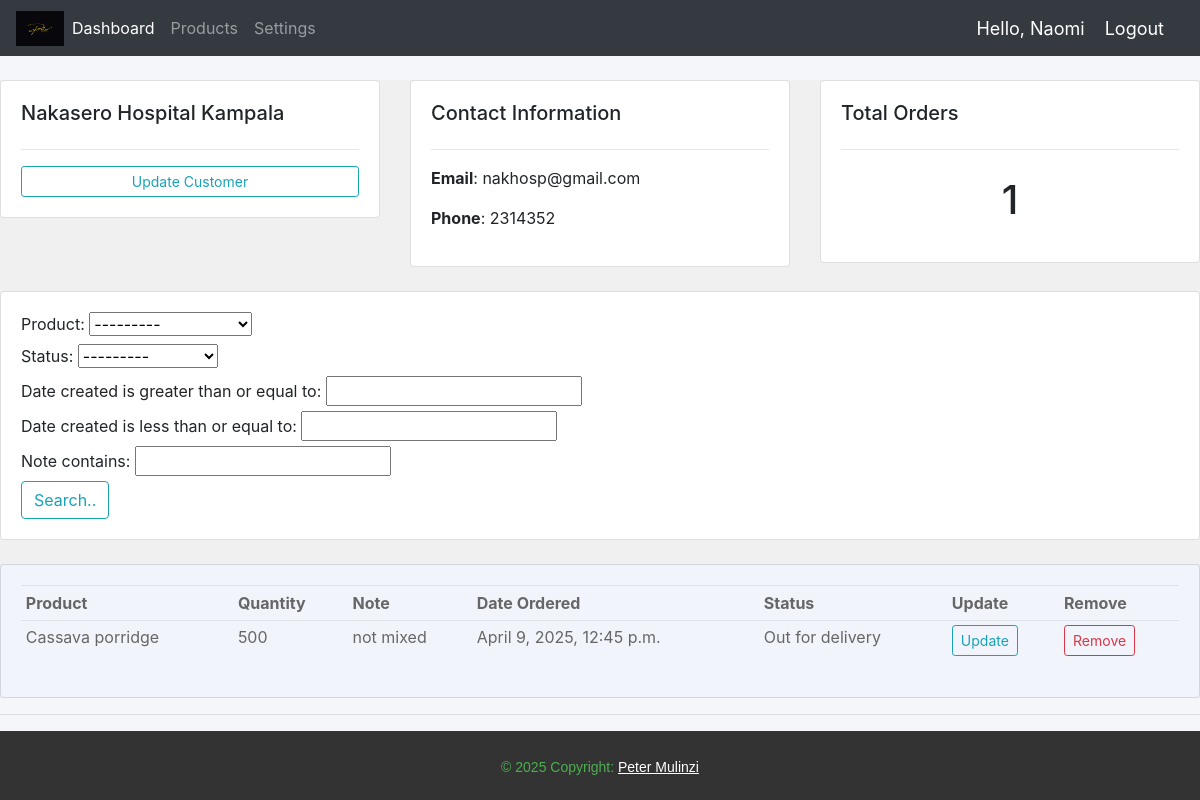
Before: /customers/4/ (signed in) with the older database file.
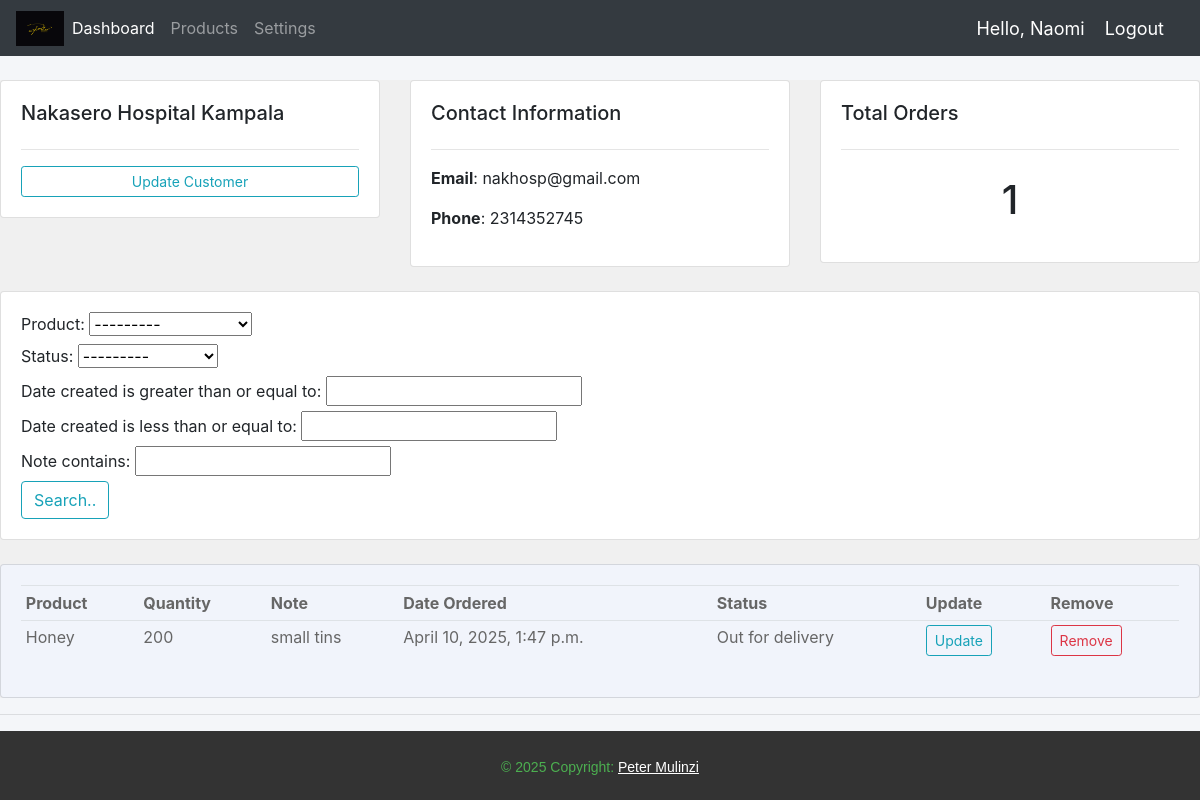
After: the same page with the newer database file.
### Jah_Accounts/models.py (models this page shows, shortened)
class Customer(models.Model):
    user = models.OneToOneField(User, null=True, blank=True, on_delete=models.CASCADE)
    name = models.CharField(max_length=200, null=True, blank=True)
    phone = models.CharField(max_length=200, null=True, blank=True)
    email = models.CharField(max_length=200, null=True, blank=True)
    profile_picture = models.ImageField(null=True, default='avi.jpg', blank=True)
    date_created = models.DateTimeField(auto_now_add=True, null=True, blank=True)
    def __str__(self):
        return self.name or 'Unnamed Customer'

class Order(models.Model):
    STATUS = (
        ('Pending', 'Pending'),
        ('Out for delivery', 'Out for delivery'),
        ('Delivered', 'Delivered'),
    )
    MEASUREMENT = (
        ('Kgs', 'Kgs'),
        ('Tins', 'Tins'),
    )
    Customer = models.ForeignKey(Customer, null=True, on_delete=models.SET_NULL)
    Product = models.ForeignKey(Product, null=True, on_delete=models.SET_NULL,)
    date_created = models.DateTimeField(auto_now_add=True, null=True)
    status = models.CharField(max_length=200, null=True, choices=STATUS)
    tags = models.ManyToManyField(Tag)
    Quantity = models.CharField(null=True, max_length=4)
    units = models.CharField(max_length=200, null=True, choices=MEASUREMENT,)
    note = models.CharField(max_length=200, null=True, blank=True)

class Product(models.Model):
    CATEGORY = (
        ('Flour', 'Flour'),
        ('Honey', 'Honey'),
        ('Spice', 'Spice'),
    )
    name = models.CharField(max_length=200, null=True)
    price = models.FloatField(null=True)
    category = models.CharField(max_length=200, null=True, choices=CATEGORY)
    description = models.CharField(max_length=200, null = True, blank = True)
    date_created = models.DateTimeField(auto_now_add=True, null=True)
    def __str__(self):
        return self.name

### Jah_Accounts/decorators.py (the view)
        def wrapper_func(request, *args, **kwargs):
            if request.user.groups.exists():
                user_groups = request.user.groups.values_list('name', flat = True)
                if any(group in allowed_roles for group in user_groups):
                    return view_func(request, *args, **kwargs)
            return HttpResponse('You are not allowed to view this page.')

### Jah_Accounts/views.py (called while the page is built)
@login_required(login_url='login')
@allowed_users(allowed_roles=['admin'])
def customers(request, cust_id):
    customer = Customer.objects.get(id=cust_id)
    orders = customer.order_set.all()
    order_count = orders.count()
    myFilter = OrderFilter(request.GET, queryset=orders)
    orders = myFilter.qs
    context = {
        'customer': customer,
        'orders': orders,
        'order_count': order_count,
        'myFilter': myFilter,
    }
    return render(request, 'Jah_Accounts/Customer.html', context)

### Jah_Accounts/templates/Jah_Accounts/Customer.html
{% extends "Jah_Accounts/main.html" %}
{% block content %}
<br>
<div style="background-color: #f0f0f0;">
    <div class="row">
        <div class="col-md">
            <div class="card card-body">
                <h5>{{customer}}</h5>
                <hr>
                <a class="btn btn-outline-info btn-sm btn-block" href="{% url 'updateCustomer' customer.id %}">Update Customer</a>
            </div>
        </div>
        <div class="col-md">
            <div class="card card-body">
                <h5>Contact Information</h5>
                <hr>
                <p><b>Email</b>: {{customer.email}}</p>
                <p><b>Phone</b>: {{customer.phone}}</p>
            </div>
        </div>
        <div class="col-md">
            <div class="card card-body">
                <h5>Total Orders</h5>
                <hr>
                <h1 style="text-align: center; padding: 10px;">{{order_count}}</h1>
            </div>
        </div>
    </div>
    <br>
    <div class="row">
        <div class="col">
            <div class="card card-body">
                <form method="get">
                    {{myFilter.form}}
                <button class="btn btn-primry btn-outline-info" type="submit">Search..</button>
                </form>
            </div>
        </div>
    </div>
    <br>
    <div class="row">
        <div class="col-md">
            <div class="card card-body" style="background-color: #f1f4fb; color: #666666;">
                <table class="table table-sm">
                    <tr style="background-color: #f1f4fb; color: #666666;">
                        <th>Product</th>
                        <th>Quantity</th>
                        <th>Note</th>
                        <th>Date Ordered</th>
                        <th>Status</th>
                        <th>Update</th>
                        <th>Remove</th>
                    </tr>
                    {% for order in orders %}
                      <tr>
                        <td>{{ order.Product }}</td>
                        <td>{{order.Quantity}}</td>
                        <td>{{ order.note }}</td>
                        <td>{{ order.date_created }}</td>
                        <td>{{ order.status }}</td>
                        <td><a class="btn btn-sm btn-outline-info" href="{% url 'updateOrder' order.id %}">Update</a></td>
                        <td><a class="btn btn-sm btn-outline-danger" href="{% url 'deleteOrder' order.id %}">Remove</a></td>
                      </tr>
                    {% endfor %}
                </table>
            </div>
        </div>
    </div>
</div>
{% endblock %}

Changed rows visible on the page:
removed Order: Product "Cassava porridge", Quantity "500", note "not mixed", date_created "April 9, 2025, 12:45 p.m.", status "Out for delivery"
changed Customer "Nakasero Hospital Kampala": phone "2314352" → "2314352745"
added Order: Product "Honey", Quantity "200", note "small tins", date_created "April 10, 2025, 1:47 p.m.", status "Out for delivery"
